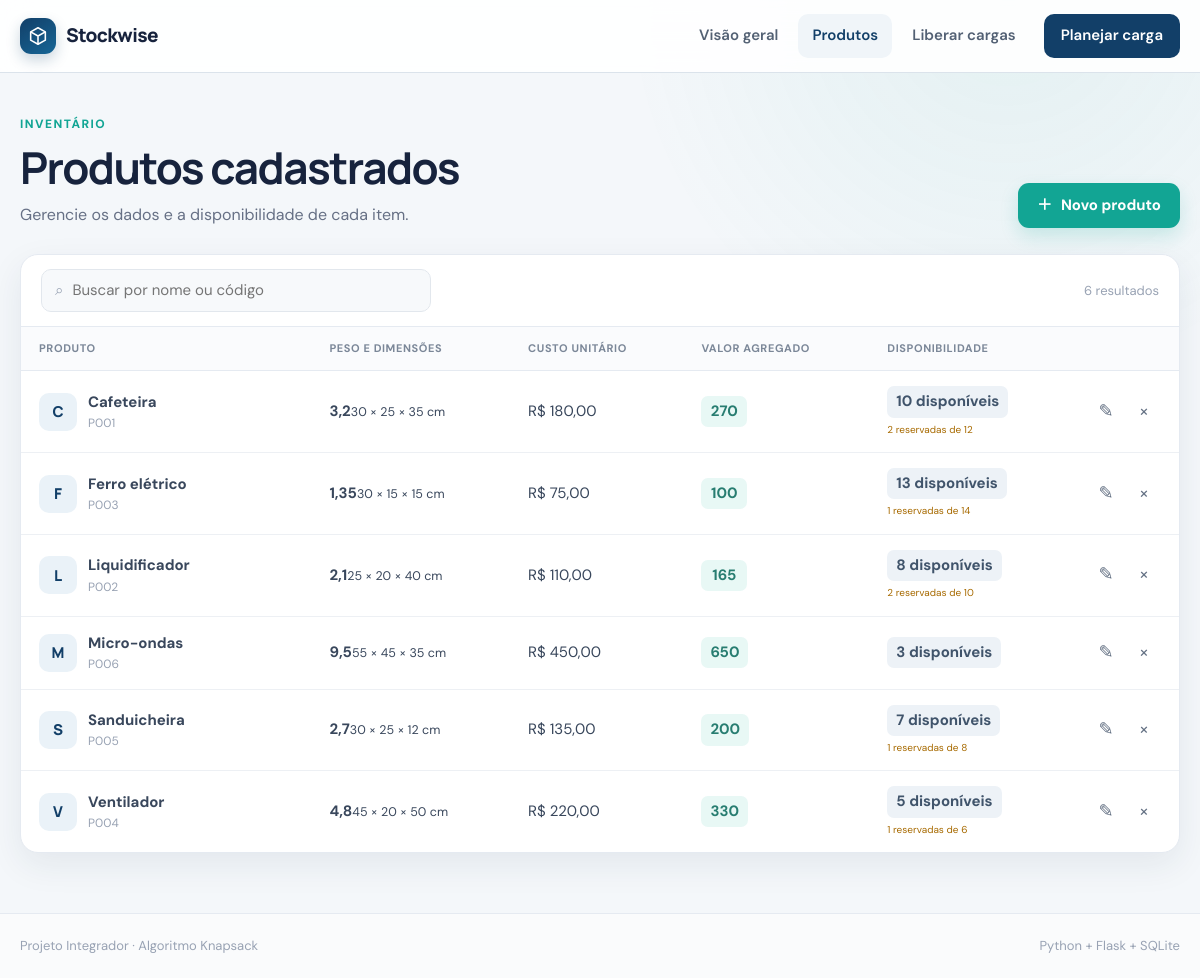
Page /products on the committed database.
### tables this page shows
CREATE TABLE products (
    id INTEGER PRIMARY KEY AUTOINCREMENT,
    code TEXT NOT NULL COLLATE NOCASE UNIQUE,
    name TEXT NOT NULL,
    weight_milli INTEGER NOT NULL CHECK (weight_milli > 0),
    cost_cents INTEGER NOT NULL CHECK (cost_cents >= 0),
    value_units INTEGER NOT NULL CHECK (value_units >= 0),
    quantity INTEGER NOT NULL CHECK (quantity >= 0),
    created_at TEXT NOT NULL DEFAULT CURRENT_TIMESTAMP,
    updated_at TEXT NOT NULL DEFAULT CURRENT_TIMESTAMP
, "length_centimeters" INTEGER NOT NULL DEFAULT 100, "width_centimeters" INTEGER NOT NULL DEFAULT 100, "height_centimeters" INTEGER NOT NULL DEFAULT 100);

### app.py (the view)
    @app.get("/products")
    def products():
        search = request.args.get("q", "").strip()
        database = get_db()
        if search:
            rows = database.execute(
                """
                SELECT * FROM products
                WHERE code LIKE ? OR name LIKE ?
                ORDER BY name COLLATE NOCASE
                """,
                (f"%{search}%", f"%{search}%"),
            ).fetchall()
        else:
            rows = database.execute(
                "SELECT * FROM products ORDER BY name COLLATE NOCASE"
            ).fetchall()
        rows = enrich_products_with_availability(rows)
        return render_template("products.html", products=rows, search=search)

### app.py (called while the page is built)
def get_db() -> sqlite3.Connection:
    if "db" not in g:
        g.db = sqlite3.connect(
            current_database_path(),
            detect_types=sqlite3.PARSE_DECLTYPES,
        )
        g.db.row_factory = sqlite3.Row
        g.db.execute("PRAGMA foreign_keys = ON")
    return g.db

def get_loads_db() -> sqlite3.Connection:
    if "loads_db" not in g:
        g.loads_db = sqlite3.connect(
            current_loads_database_path(),
            detect_types=sqlite3.PARSE_DECLTYPES,
        )
        g.loads_db.row_factory = sqlite3.Row
        g.loads_db.execute("PRAGMA foreign_keys = ON")
    return g.loads_db

def current_database_path() -> str:
    from flask import current_app
    return current_app.config["DATABASE"]

def current_loads_database_path() -> str:
    from flask import current_app
    return current_app.config["LOADS_DATABASE"]

def reserved_quantities() -> dict[int, int]:
    rows = get_loads_db().execute(
        """
        SELECT product_id, COALESCE(SUM(quantity), 0) AS reserved
        FROM load_items
        GROUP BY product_id
        """
    ).fetchall()
    return {int(row["product_id"]): int(row["reserved"]) for row in rows}

def enrich_products_with_availability(rows: Iterable[Any]) -> list[dict[str, Any]]:
    reservations = reserved_quantities()
    enriched = []
    for row in rows:
        product = dict(row)
        product["reserved"] = reservations.get(int(product["id"]), 0)
        product["available"] = max(
            0, int(product["quantity"]) - int(product["reserved"])
        )
        enriched.append(product)
    return enriched

def format_money(value: int) -> str:
    number = Decimal(value) / MONEY_SCALE
    formatted = f"{number:,.2f}"
    return "R$ " + formatted.replace(",", "_").replace(".", ",").replace("_", ".")

def format_weight(value: int) -> str:
    number = Decimal(value) / WEIGHT_SCALE
    formatted = f"{number:,.3f}".rstrip("0").rstrip(".")
    return formatted.replace(",", "_").replace(".", ",").replace("_", ".")

def format_dimension(value: int) -> str:
    number = Decimal(value) / DIMENSION_SCALE
    formatted = f"{number:,.2f}".rstrip("0").rstrip(".")
    return formatted.replace(",", "_").replace(".", ",").replace("_", ".")

def format_score(value: int) -> str:
    number = Decimal(value) / VALUE_SCALE
    formatted = f"{number:,.2f}".rstrip("0").rstrip(".")
    return formatted.replace(",", "_").replace(".", ",").replace("_", ".")

### templates/products.html (shortened to what this page needs)
{% extends "base.html" %}
{% block content %}
<div class="page-heading">
    <div>
        <span class="eyebrow">Inventário</span>
        <h1>Produtos cadastrados</h1>
        <p>Gerencie os dados e a disponibilidade de cada item.</p>
    </div>
    <a class="button button-primary" href="{{ url_for('product_new') }}"><span aria-hidden="true">＋</span> Novo produto</a>
</div>
<section class="panel table-panel">
    <div class="toolbar">
        <form class="search-form" method="get" role="search">
            <span aria-hidden="true">⌕</span>
            <input id="q" name="q" value="{{ search }}" placeholder="Buscar por nome ou código">
        </form>
        <span class="record-count">{{ products|length }} {{ 'resultado' if products|length == 1 else 'resultados' }}</span>
    </div>
    {% if products %}
        <div class="table-scroll">
            <table>
                <thead>
                    <tr>
                        <th>Produto</th>
                        <th>Peso e dimensões</th>
                        <th>Custo unitário</th>
                        <th>Valor agregado</th>
                        <th>Disponibilidade</th>
                        <th class="actions-column"><span class="sr-only">Ações</span></th>
                    </tr>
                </thead>
                <tbody>
                    {% for product in products %}
                        <tr>
                            <td>
                                <div class="product-cell">
                                    <span class="product-avatar">{{ product['name'][0]|upper }}</span>
                                    <span><strong>{{ product['name'] }}</strong><small>{{ product['code'] }}</small></span>
                                </div>
                            </td>
                            <td><strong>{{ product['weight_milli']|weight }}</strong><small>{{ product['length_centimeters']|dimension }} × {{ product['width_centimeters']|dimension }} × {{ product['height_centimeters']|dimension }} cm</small></td>
                            <td>{{ product['cost_cents']|money }}</td>
                            <td><span class="score-badge">{{ product['value_units']|score }}</span></td>
                            <td>
                                <span class="quantity-badge {{ 'out' if product['available'] == 0 else '' }}">{{ product['available'] }} disponíveis</span>
                                {% if product['reserved'] %}<small class="reserved-note">{{ product['reserved'] }} reservadas de {{ product['quantity'] }}</small>{% endif %}
                            </td>
                            <td>
                                <div class="row-actions">
                                    <a class="icon-button" title="Editar {{ product['name'] }}" href="{{ url_for('product_edit', product_id=product['id']) }}">✎</a>
                                    <form method="post" action="{{ url_for('product_delete', product_id=product['id']) }}" onsubmit='return confirm({{ ("Excluir o produto “" ~ product["name"] ~ "”?")|tojson }});'>
                                        <button class="icon-button danger" title="Excluir {{ product['name'] }}" type="submit">×</button>
                                    </form>
                                </div>
                            </td>
                        </tr>
                    {% endfor %}
                </tbody>
            </table>
        </div>
    {% endif %}
</section>
{% endblock %}

### static/style.css (style rules this page uses)
:root { --ink: #17233d; --muted: #667085; --subtle: #98a2b3; --line: #e5eaf1; --surface: #ffffff; --canvas: #f4f7fa; --navy: #123f68; --navy-dark: #0b3155; --teal: #12a594; --teal-soft: #e8f8f5; --blue-soft: #edf5ff; --amber-soft: #fff6df; --violet-soft: #f2efff; --red: #d83b4b; --red-soft: #fff0f1; --shadow: 0 12px 34px rgba(26, 51, 80, 0.08); --radius: 18px; }
* { box-sizing: border-box; }
html { min-height: 100%; background: var(--canvas); }
body { margin: 0; min-height: 100vh; color: var(--ink); background: radial-gradient(circle at 84% 0%, rgba(18, 165, 148, 0.08), transparent 24rem), var(--canvas); font-family: "DM Sans", "Segoe UI", sans-serif; font-size: 15px; line-height: 1.55; }
a { color: inherit; text-decoration: none; }
button, input { font: inherit; }
button { color: inherit; }
h1, h2, h3, p { margin-top: 0; }
h1, h2, h3 { font-family: Manrope, "Segoe UI", sans-serif; line-height: 1.2; letter-spacing: -0.035em; }
h1 { margin-bottom: 10px; font-size: clamp(30px, 4vw, 44px); }
p { color: var(--muted); }
.eyebrow { display: block; margin-bottom: 7px; color: var(--teal); font-size: 12px; font-weight: 800; letter-spacing: .12em; text-transform: uppercase; }
.button { min-height: 44px; display: inline-flex; align-items: center; justify-content: center; gap: 9px; padding: 10px 18px; border: 1px solid transparent; border-radius: 11px; cursor: pointer; font-weight: 700; transition: transform 150ms ease, box-shadow 150ms ease, background 150ms ease; }
.button-primary { color: white; background: var(--teal); box-shadow: 0 8px 18px rgba(18, 165, 148, .18); }
.panel { border: 1px solid var(--line); background: var(--surface); border-radius: var(--radius); box-shadow: var(--shadow); }
.product-avatar { flex: 0 0 auto; width: 38px; height: 38px; display: grid; place-items: center; color: var(--navy); background: #eaf2f8; border-radius: 10px; font-family: Manrope, sans-serif; font-weight: 800; }
.compact-main small, .compact-metric small, .product-cell small { color: var(--subtle); font-size: 12px; }
.page-heading { display: flex; align-items: flex-end; justify-content: space-between; gap: 30px; margin-bottom: 26px; }
.page-heading p { margin-bottom: 0; font-size: 16px; }
.table-panel { overflow: hidden; }
.toolbar { min-height: 72px; display: flex; align-items: center; justify-content: space-between; gap: 20px; padding: 14px 20px; border-bottom: 1px solid var(--line); }
.search-form { width: min(390px, 100%); display: flex; align-items: center; gap: 9px; padding-inline: 13px; color: var(--subtle); background: #f7f9fb; border: 1px solid #e2e7ed; border-radius: 10px; }
.search-form input { width: 100%; padding: 9px 0; border: 0; outline: 0; background: transparent; }
.record-count { color: var(--subtle); font-size: 13px; }
.table-scroll { overflow-x: auto; }
table { width: 100%; border-collapse: collapse; }
th { padding: 13px 18px; color: #7b8798; background: #fafbfd; border-bottom: 1px solid var(--line); font-size: 11px; letter-spacing: .055em; text-align: left; text-transform: uppercase; white-space: nowrap; }
td { padding: 15px 18px; border-bottom: 1px solid #edf0f4; color: #39475c; white-space: nowrap; }
tbody tr:last-child td { border-bottom: 0; }
.product-cell { display: flex; align-items: center; gap: 11px; min-width: 190px; }
.product-cell strong, .product-cell small { display: block; }
.score-badge { display: inline-block; min-width: 46px; padding: 4px 9px; color: #287d71; background: var(--teal-soft); border-radius: 7px; font-weight: 700; text-align: center; }
.quantity-badge { display: inline-block; padding: 4px 9px; color: #40546b; background: #edf2f7; border-radius: 7px; font-weight: 700; }
.actions-column { width: 100px; }
.row-actions { display: flex; justify-content: flex-end; gap: 4px; }
.row-actions form { margin: 0; }
.icon-button { width: 34px; height: 34px; display: grid; place-items: center; padding: 0; color: #637083; background: transparent; border: 0; border-radius: 8px; cursor: pointer; font-size: 18px; }
.reserved-note { display: block; margin-top: 4px; color: #a76a00; font-size: 10px; white-space: nowrap; }

### rows in the picture
products: name "C", name "Cafeteira", code "P001", weight_milli|weight "3,2", length_centimeters|dimension "30", width_centimeters|dimension "25", height_centimeters|dimension "35", cost_cents "R$ 180,00", value_units|score "270", available "10", reserved "2", quantity "12"
products: name "F", name "Ferro elétrico", code "P003", weight_milli|weight "1,35", length_centimeters|dimension "30", width_centimeters|dimension "15", height_centimeters|dimension "15", cost_cents "R$ 75,00", value_units|score "100", available "13", reserved "1", quantity "14"
products: name "L", name "Liquidificador", code "P002", weight_milli|weight "2,1", length_centimeters|dimension "25", width_centimeters|dimension "20", height_centimeters|dimension "40", cost_cents "R$ 110,00", value_units|score "165", available "8", reserved "2", quantity "10"
products: name "M", name "Micro-ondas", code "P006", weight_milli|weight "9,5", length_centimeters|dimension "55", width_centimeters|dimension "45", height_centimeters|dimension "35", cost_cents "R$ 450,00", value_units|score "650", available "3"
products: name "S", name "Sanduicheira", code "P005", weight_milli|weight "2,7", length_centimeters|dimension "30", width_centimeters|dimension "25", height_centimeters|dimension "12", cost_cents "R$ 135,00", value_units|score "200", available "7", reserved "1", quantity "8"
products: name "V", name "Ventilador", code "P004", weight_milli|weight "4,8", length_centimeters|dimension "45", width_centimeters|dimension "20", height_centimeters|dimension "50", cost_cents "R$ 220,00", value_units|score "330", available "5", reserved "1", quantity "6"

### other values in the picture
{{ products|length }} "6"
{{ 'resultado' if products|length == 1 else 'resultados' }} "resultados"
